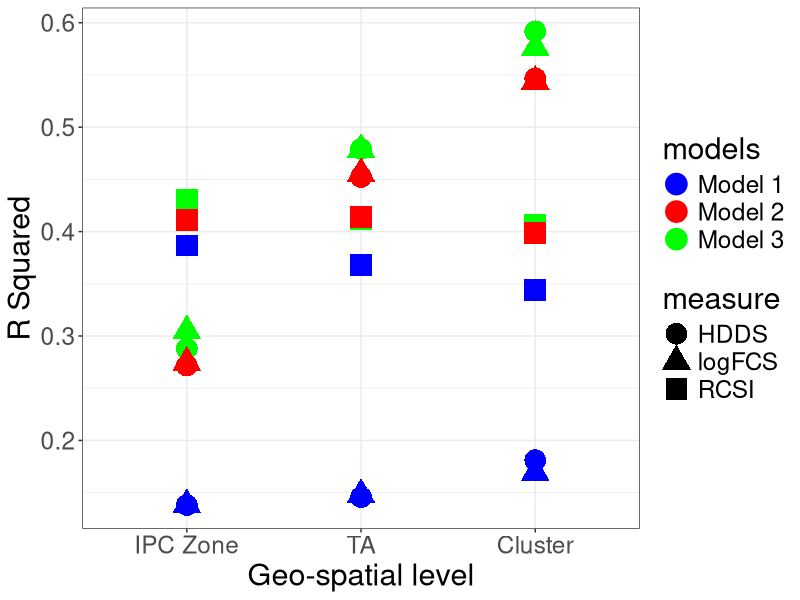

The R source for this figure:

library("reshape2")
library("ggplot2")
library("zoo")
##### r square plots #########
r2<-read.csv("data/r2_cluster.csv",header=FALSE,sep="")
colnames(r2)<-c("model","rsquare")

string_list<- strsplit(as.character(r2$model),split="_")
r2_list<- strsplit(as.character(r2$rsquare),split=",")

for (i in 1:nrow(r2)){
  r2$measure[i] <-(string_list[[i]][1])
  r2$level[i] <-(string_list[[i]][2])
  r2$model_num[i] <-(string_list[[i]][4])
  r2$rsquares[i] <-as.numeric(r2_list[[i]][1])
}

class(r2$rsquare)

r2<-r2[,3:ncol(r2)]

r2$level[r2$level=="ipczone"]<-"IPC Zone"
r2$level[r2$level=="clust"]<-"Cluster"
r2$model_num[r2$model_num=="m1"]<-"Model 1"
r2$model_num[r2$model_num=="m2"]<-"Model 2"
r2$model_num[r2$model_num=="m3"]<-"Model 3"

r2

ord <- c("IPC Zone","TA","Cluster")
r2$level <- factor(r2$level,levels=ord)

r2$models <- factor(r2$model_num)


rplot<-ggplot(r2, aes(x =level, y = rsquares,colour =models,shape = measure))+ geom_point(size=7) 
rplot<-rplot + labs( x = "Geo-spatial level", y = "R Squared")

rplot <- rplot+ theme_bw() 
rplot <- rplot + theme(text = element_text(size=22)) 
print(rplot + scale_colour_manual(values = c("Blue", "Red", "Green")))

# ggplot(r2, aes(x =level, y = rsquares,colour = as.factor(model_num),)) + geom_boxplot() + facet_grid(~measure)+ggtitle("R-squares of different models by levels and food security measures")
#ggplot(r2, aes(x =level, y = rsquares)) + geom_boxplot() + facet_grid(~measure)+ggtitle("R-squares of different models by levels and food security measures")


